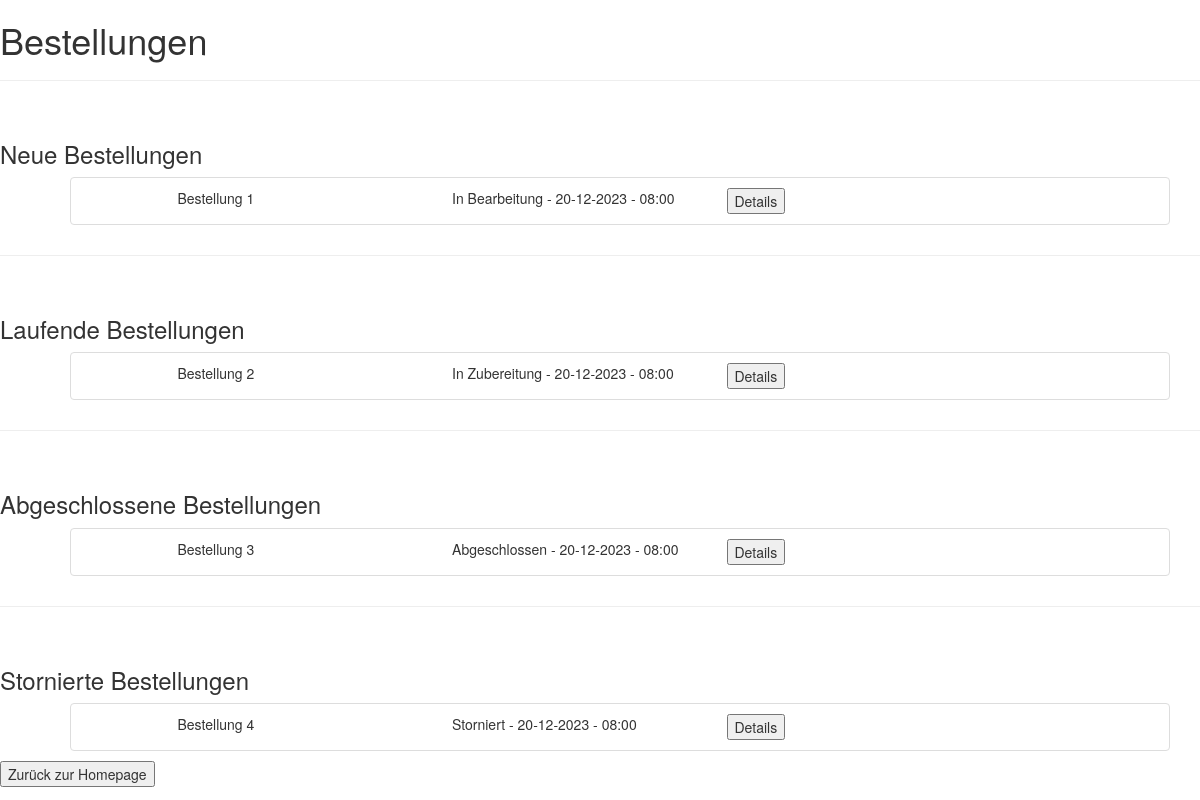
/customer/bestellungen (signed in), run on the app's committed database.
### tables this page shows
CREATE TABLE 'bestellung' ('bestell_id' INTEGER PRIMARY KEY AUTOINCREMENT,'status' TEXT, 'eingangsTag' DATE, 'eingangsUhrzeit' TIME, 'zusatztext' TEXT, 'restaurant_username' TEXT, 'customer_username' TEXT, FOREIGN KEY (restaurant_username) references restaurant(username), FOREIGN KEY (customer_username) references kunde(username));

### app.py (the view)
@app.route("/customer/bestellungen")
def customerOrders():
    if(not 'customer_username' in session):
        return render_template('customer_login.html')
    username = session['customer_username']
    newOrders = zugreifer.getNewOrdersForCustomer(username)
    pendingOrders = zugreifer.getPendingOrdersForCustomer(username)
    finishedOrders = zugreifer.getFinishedOrdersForCustomer(username)
    canceledOrders = zugreifer.getCanceledOrdersForCustomer(username)
    return render_template('customer_orders.html', newOrders = newOrders, pendingOrders = pendingOrders, finishedOrders = finishedOrders, canceledOrders = canceledOrders)

### zugreifer.py (called while the page is built)
def getNewOrdersForCustomer(username):
    con = sqlite3.connect("Database.db")
    cur = con.cursor()
    result = cur.execute("SELECT * FROM bestellung where customer_username='" + username + "' and status='In Bearbeitung' order by eingangsTag asc , eingangsUhrzeit asc;");
    newOrders = list()
    for x in result:
        newOrders.append(order(x[0], x[1], x[2], x[3], x[4], x[5], x[6]))
    cur.close()
    con.close()
    return newOrders;

def getPendingOrdersForCustomer(username):
    con = sqlite3.connect("Database.db")
    cur = con.cursor()
    result = cur.execute("SELECT * FROM bestellung where customer_username='" + username + "' and status='In Zubereitung' order by eingangsTag asc , eingangsUhrzeit asc;");
    pendingOrders = list()
    for x in result:
        pendingOrders.append(order(x[0], x[1], x[2], x[3], x[4], x[5], x[6]))
    cur.close()
    con.close()
    return pendingOrders;

def getFinishedOrdersForCustomer(username):
    con = sqlite3.connect("Database.db")
    cur = con.cursor()
    result = cur.execute("SELECT * FROM bestellung where customer_username='" + username + "' and status='Abgeschlossen' order by eingangsTag asc , eingangsUhrzeit asc;");
    finishedOrders = list()
    for x in result:
        finishedOrders.append(order(x[0], x[1], x[2], x[3], x[4], x[5], x[6]))
    cur.close()
    con.close()
    return finishedOrders;

def getCanceledOrdersForCustomer(username):
    con = sqlite3.connect("Database.db")
    cur = con.cursor()
    result = cur.execute("SELECT * FROM bestellung where customer_username='" + username + "' and status='Storniert' order by eingangsTag asc , eingangsUhrzeit asc;");
    canceledOrders = list()
    for x in result:
        canceledOrders.append(order(x[0], x[1], x[2], x[3], x[4], x[5], x[6]))
    cur.close()
    con.close()
    return canceledOrders;

### templates/customer_orders.html (shortened to what this page needs)
<!DOCTYPE html>
<html>
    <head>
        <link rel="stylesheet" href="https://maxcdn.bootstrapcdn.com/bootstrap/3.4.1/css/bootstrap.min.css">
    </head>
    <body>
        <h1>Bestellungen</h1>
        <hr><br>
        <h3>Neue Bestellungen</h3>
        <div class="container">
            <ul>
                {%for newOrder in newOrders%}
                <li class="list-group-item" style="list-style-type: none;">
                    <div class="row">
                        <div class="col-sm-1"></div>
                        <div class="col-sm-3">
                            Bestellung {{ newOrder.orderId }}
                        </div>
                        <div class="col-sm-3">
                            {{ newOrder.status }} - {{ newOrder.date }} - {{ newOrder.time }}
                        </div>
                        <div class="col-sm-3">
                            <form action="{{ url_for('customerOrderDetails',orderId = newOrder.orderId) }}" method=post >
                                <button type="submit">Details</button>
                            </form>
                        </div>
                </li>
                {% endfor %}
            </ul>
        </div>
        <hr><br>
        <h3>Laufende Bestellungen</h3>
        <div class="container">
            <ul>
                {%for pendingOrder in pendingOrders%}
                <li class="list-group-item" style="list-style-type: none;">
                    <div class="row">
                        <div class="col-sm-1"></div>
                        <div class="col-sm-3">
                            Bestellung {{ pendingOrder.orderId }}
                        </div>
                        <div class="col-sm-3">
                            {{ pendingOrder.status }} - {{ pendingOrder.date }} - {{ pendingOrder.time }}
                        </div>
                        <div class="col-sm-3">
                            <form action="{{ url_for('customerOrderDetails',orderId = pendingOrder.orderId) }}" method=post >
                                <button type="submit">Details</button>
                            </form>
                        </div>
                </li>
                {% endfor %}
            </ul>
        </div>
        <hr><br>
        <h3>Abgeschlossene Bestellungen</h3>
        <div class="container">
            <ul>
                {%for finishedOrder in finishedOrders %}
                <li class="list-group-item" style="list-style-type: none;">
                    <div class="row">
                        <div class="col-sm-1"></div>
                        <div class="col-sm-3">
                            Bestellung {{ finishedOrder.orderId }}
                        </div>
                        <div class="col-sm-3">
                            {{ finishedOrder.status }} - {{ finishedOrder.date }} - {{ finishedOrder.time }}
                        </div>
                        <div class="col-sm-3">
                            <form action="{{ url_for('customerOrderDetails',orderId = finishedOrder.orderId) }}" method=post >
                                <button type="submit">Details</button>
                            </form>
                        </div>
                </li>
                {% endfor %}
            </ul>
        </div>
        <hr><br>
        <h3>Stornierte Bestellungen</h3>
        <div class="container">
            <ul>
                {%for canceledOrder in canceledOrders %}
                <li class="list-group-item" style="list-style-type: none;">
                    <div class="row">
                        <div class="col-sm-1"></div>
                        <div class="col-sm-3">
                            Bestellung {{ canceledOrder.orderId }}
                        </div>
                        <div class="col-sm-3">
                            {{ canceledOrder.status }} - {{ canceledOrder.date }} - {{ canceledOrder.time }}
                        </div>
                        <div class="col-sm-3">
                            <form action="{{ url_for('customerOrderDetails',orderId = canceledOrder.orderId) }}" method=post >
                                <button type="submit">Details</button>
                            </form>
                        </div>
                </li>
                {% endfor %}
            </ul>
        </div>
        <div class="row-sm-20">
            <form action="/customer" method="get">
                <button type="submit">Zurück zur Homepage</button>
            </form>
        </div>
    </body>
</html>

### data on the page
bestellung: orderId "1", status "In Bearbeitung", date "20-12-2023", time "08:00"
bestellung: orderId "2", status "In Zubereitung", date "20-12-2023", time "08:00"
bestellung: orderId "3", status "Abgeschlossen", date "20-12-2023", time "08:00"
bestellung: orderId "4", status "Storniert", date "20-12-2023", time "08:00"
